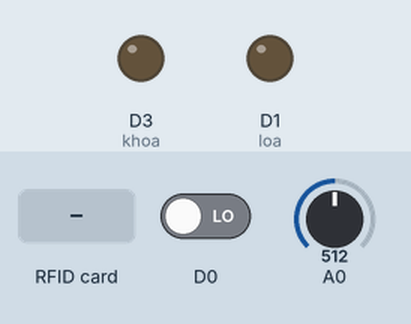
This sketch was run on a simulated ESP8266 (NodeMCU). Shown: output pins drawn as LEDs (lit = HIGH). The test bench sets the inputs (shaded band); at power-on: D0 LOW, A0 = 512.

Above: at 0.0 s.
At 1.2 s:
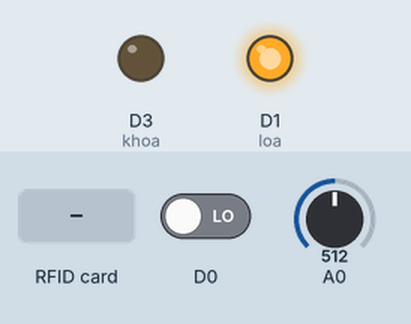
1.3 s: RFID card 5E 7A 19 C4 held to the reader
Timing chart, 0 to 4.3 s (numbered marks = the images above; inputs shaded):
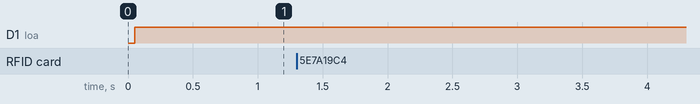

The sketch:

RFID_Nano.ino
```cpp
 /*
 * -----------------------------------------------------------------------------------------
 *             MFRC522      Arduino       Arduino   Arduino    Arduino          Arduino
 *             Reader/PCD   Uno/101       Mega      Nano v3    Leonardo/Micro   Pro Micro
 * Signal      Pin          Pin           Pin       Pin        Pin              Pin
 * -----------------------------------------------------------------------------------------
 * RST/Reset   RST          9             5         D9         RESET/ICSP-5     RST
 * SPI SS      SDA(SS)      10            53        D10        10               10
 * SPI MOSI    MOSI         11 / ICSP-4   51        D11        ICSP-4           16
 * SPI MISO    MISO         12 / ICSP-1   50        D12        ICSP-1           14
 * SPI SCK     SCK          13 / ICSP-3   52        D13        ICSP-3           15
 */

#include <SPI.h>
#include <MFRC522.h>
#define SS_PIN D4
#define RST_PIN D2
MFRC522 rfid(SS_PIN, RST_PIN); // Instance of the class
MFRC522::MIFARE_Key key;
byte nuidPICC[4];
byte mang[3][4]={
  {65, 246, 147, 46},
  {181, 203, 129, 99},
  {54, 44, 200, 115}
  };
bool x=true;
int y=0;
int a=0;
int b=2;
unsigned long start;
void setup()
{
  Serial.begin(9600);
  //attachInterrupt(D8, apOn, HIGH);
  SPI.begin(); // Init SPI bus
  pinMode(D8,INPUT);
  pinMode(D8,INPUT);//ct hanh trinh
  pinMode(D3,OUTPUT);//khoa
  pinMode(D1,OUTPUT);//loa
  digitalWrite(D3,LOW);
  digitalWrite(D1,LOW);


  //pinMode(D8, INPUT_PULLUP); //Kéo điện trở lên cho chân số 2

  rfid.PCD_Init(); // Init MFRC522
  for (byte i = 0; i < 6; i++) {
    key.keyByte[i] = 0xFF;
  }
 start = millis();
}
void loop() {
//  if(b==1)
//  {
//    apOn();
//  }

//  if((millis() - start) > 60000)
//  {
//    if(digitalRead(D3)==1)
//    {
//      digitalWrite(D1,HIGH);
//    }
//    else digitalWrite(D1,LOW);
//  }
//    if((millis() - start) > 30000){
//    //Serial.println(b);
//     if(b==0){
//      //Serial.println(b);
//     digitalWrite(D3,LOW);//Serial.println("dong cua");
//     }
//  }
//Serial.println(b);
//Serial.println("adsaj");
//delay(1000);
while(digitalRead(D0)==1)
{

}
a=analogRead(A0);
if(a>500)
{
  b=1;
}
else b=0;
//Serial.println(a);
//Serial.println(b);
if((millis()- start)>10000)
{
  if(b==0)
  {
    digitalWrite(D3,LOW);
    y=1;
  }
}
if((b==1)&&(digitalRead(D3)==0))
  {
    digitalWrite(D1,HIGH);
  }
if((millis() - start)>50000)
{
  if(b==1)
  {
    digitalWrite(D1,HIGH);
//    delay(1000);
//    digitalWrite(D1,LOW);
  }
  else digitalWrite(D1,LOW);
}
  // Look for new cards
  if ( ! rfid.PICC_IsNewCardPresent())
    return;
  // Verify if the NUID has been readed
  if ( ! rfid.PICC_ReadCardSerial())
    return;
    digitalWrite(D1,HIGH);
    delay(100);
    digitalWrite(D1,LOW);
    start = millis();
    if (rfid.uid.uidByte[0] != nuidPICC[0] ||
    rfid.uid.uidByte[1] != nuidPICC[1] ||
    rfid.uid.uidByte[2] != nuidPICC[2] ||
    rfid.uid.uidByte[3] != nuidPICC[3] ) {
      for (byte i = 0; i < 4; i++) {
        nuidPICC[i] = rfid.uid.uidByte[i];
      }
      x=isAuthorized();
      //Serial.println(x);
      if(x==true)
      {
        digitalWrite(D3,HIGH);
      }
      else digitalWrite(D3,LOW);
    }
    else
    {
      y=y+1;
//      Serial.print("giatri: ");
//      Serial.println(y);
      if(y==2)
      {
        //Serial.println("mo cua");
         for (byte i = 0; i < 4; i++) {
         nuidPICC[i] = rfid.uid.uidByte[i];
        }
        x=isAuthorized();
        //Serial.println(x);
        //Serial.println("kiem tra");
        if(x==true)
        {
          digitalWrite(D3,HIGH);
          //Serial.println("cua dc mo");
        }
        else digitalWrite(D3,LOW);
        y=0;
      }

      if(y==1)
      {
      //Serial.println("dong cua cho kin");
      while(b==1)
      {
//        Serial.println(D8);
//        Serial.println("cua chu kin");
        digitalWrite(D1,HIGH);
        delay(1000);
        digitalWrite(D1,LOW);
        delay(1000);
      }
      //Serial.println(b);
      digitalWrite(D1,LOW);
      digitalWrite(D3,LOW);
    }
    }
  // Halt PICC
  rfid.PICC_HaltA();
  // Stop encryption on PCD
  rfid.PCD_StopCrypto1();
}
//void printDec(byte *buffer, byte bufferSize) {
//  for (byte i = 0; i < bufferSize; i++) {
//    Serial.print(buffer[i] < 0x10 ? " 0" : " ");
//    Serial.print(buffer[i], DEC);
//  }
//}

bool isSame(byte *key, byte *serial)
{
    for (int i = 0; i < 4; i++) {
      if (key[i] != serial[i])
      {
        return false;
      }
    }
    return true;
}
bool isAuthorized()
{
    for(byte k = 0; k<3; k++)//vòng lập tương ứng với số thẻ.
    {
      if(isSame(nuidPICC, mang[k]))
        return true;
    }
   return false;
}
//void apOn()
//  {
//
//    Serial.println("Button is pressed");
//    delay(1000);
//    Serial.println("sadf");
//    delay(1000);
//    digitalWrite(D3,HIGH);
//    start = millis();
//  }
```
